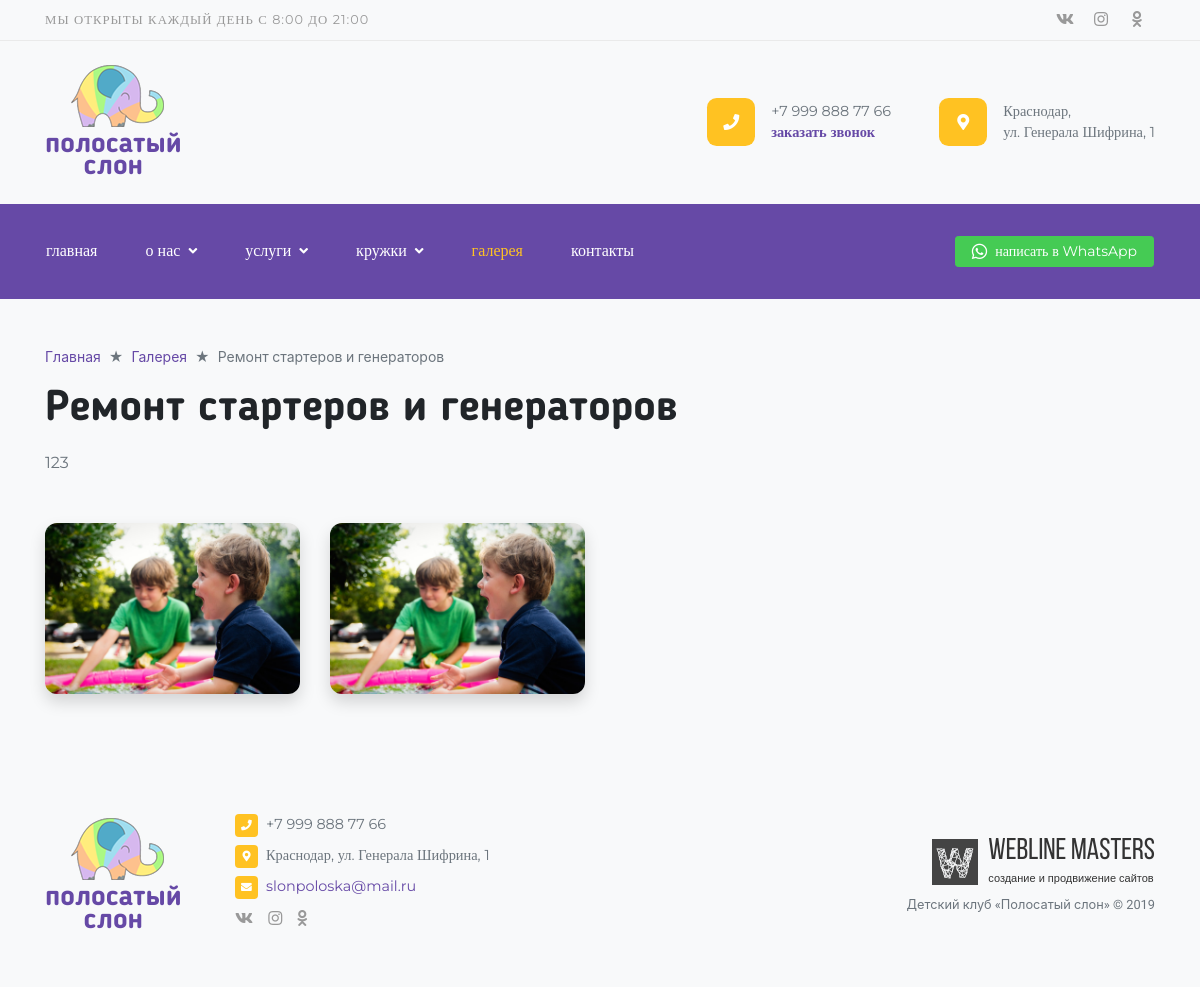
Screenshot of /gallery/album/remont-starterov-i-generatorov/ with the database file from the repository.
### contacts/models.py (models this page shows, shortened)
class Social(models.Model):
    name = models.CharField(max_length=250, verbose_name='Название социальной сети')
    short_name = models.CharField(max_length=250, verbose_name='Короткое название')
    link = models.URLField(max_length=250, verbose_name='Ссылка')
    class Meta:
        verbose_name = 'Социальная сеть'
        verbose_name_plural = 'Социальные сети'

class Phone(models.Model):
    phone = models.CharField(max_length=20, verbose_name='Телефон')
    class Meta:
        verbose_name = 'Телефон'
        verbose_name_plural = 'Телефоны'
    def __str__(self):
        return '%s' % self.phone

class Address(models.Model):
    address = models.CharField(max_length=250, verbose_name='Адрес')
    class Meta:
        verbose_name = 'Адрес'
        verbose_name_plural = 'Адреса'
    def __str__(self):
        return '%s' % self.address

class Email(models.Model):
    email = models.CharField(max_length=20, verbose_name='E-mail')
    class Meta:
        verbose_name = 'E-mail'
        verbose_name_plural = 'E-mails'
    def __str__(self):
        return '%s' % self.email

### gallery/models.py (models this page shows, shortened)
class Album(SEOOptimizable):
    title = models.CharField(max_length=250, unique=True, verbose_name='Название')
    def get_picture_url(self, filename):
        ext = filename.split('.')[-1]
        filename = '%s.%s' % (self.id, ext)
        return 'images/albums/%s' % filename
    image = models.ImageField(upload_to=get_picture_url, verbose_name='Изображение')
    text = models.TextField(verbose_name='Текст')
    date = models.DateField(default=date.today, verbose_name='Дата создания')
    slug = models.SlugField(max_length=250, verbose_name='Slug', unique=True)
    class Meta:
        verbose_name = 'Альбом'
        verbose_name_plural = 'Альбомы'

class ImageInAlbum(models.Model):
    album = models.ForeignKey(Album, on_delete=models.CASCADE, verbose_name='Альбом', related_name='images')
    def get_picture_url(self, filename):
        ext = filename.split('.')[-1]
        filename = '%s.%s' % (self.id, ext)
        return 'images/albums/%s/%s' % (self.album.id, filename)
    image = models.ImageField(upload_to=get_picture_url, verbose_name='Изображение')
    class Meta:
        verbose_name = 'Изображение'
        verbose_name_plural = 'Изображения'

### gallery/views.py (the view)
# urls.py: path('album/<album_slug>/', views.AlbumView.as_view(), name='album'),
class AlbumView(View):
    def get(self, request, album_slug):
        album = get_object_or_404(Album, slug=album_slug)
        page_number = request.GET.get('page', 1)
        is_paginated, page, next_url, prev_url = pagination(album.images.all(), page_number, 20)
        context = {
            'album': album,
            'is_paginated': is_paginated,
            'page_object': page,
            'next_url': next_url,
            'prev_url': prev_url,
        }
        return render(request, 'gallery/album.html', context)

### landing/context_processors.py (called while the page is built)
def context_info(request):
    phone = Phone.objects.first()
    messenger = Messenger.objects.first()
    address = Address.objects.first()
    email = Email.objects.first()
    socials = Social.objects.all()
    seo_titles = TitleTag.objects.all()
    callback_form = CallBackForm()
    categories = Category.objects.all()
    context = {
        'phone': phone,
        'address': address,
        'email': email,
        'messenger': messenger,
        'socials': socials,
        'seo_titles': seo_titles,
        'callback_form': callback_form,
        'categories': categories,
    }
    return context

### landing/pagination.py (called while the page is built)
def pagination(queryset, page_number, item_per_page):
    item_per_page = item_per_page
    paginator = Paginator(queryset, item_per_page)
    page = paginator.get_page(page_number)
    is_paginated = page.has_other_pages()
    if page.has_previous():
        prev_url = '?page=%s' % page.previous_page_number()
    else:
        prev_url = ''
    if page.has_next():
        next_url = '?page=%s' % page.next_page_number()
    else:
        next_url = ''
    return is_paginated, page, next_url, prev_url

### services/models.py (called while the page is built)
    def title(self):
        return '%s %s' % (self.title1, self.title2)

### templates/gallery/album.html (shortened to what this page needs)
{% extends 'base.html' %}
{% load imagefit %}
{% block content %}
<div class="container pb-4 pb-lg-5">
    <ol class="breadcrumb">
        <li class="breadcrumb-item"><a href="{% url 'index' %}">Главная</a></li>
        <li class="breadcrumb-item"><a href="{% url 'gallery' %}">Галерея</a></li>
        <li class="breadcrumb-item active">{{ album.title }}</li>
    </ol>
    <h1 class="mt-0 mb-lg-3 mb-2">{{ album.title }}</h1>
    <div class="row">
        <div class="col-xl-8 col-lg-10">
            <p class="mb-lg-5 mb-4 font-2 text-muted">{{ album.text }}</p>
        </div>
    </div>
    <div class="row">
        {% for image in page_object.object_list %}
            <div class="col-lg-3 col-sm-6">
                <a href="{{ image.image.url|resize:'big_image' }}" class="zoom-image mb-4 shadow">
                    <img src="{{ image.image.url|resize:'image' }}" class="w-100" alt="...">
                </a>
            </div>
        {% endfor %}
    </div>
</div>
{% endblock content %}

### templates/__header.html (shortened to what this page needs)
{% load static %}
{% load flatpages %}
{% get_flatpages as flatpages %}
<div class="bg-light border-bottom border-gray d-none d-lg-block top-bar">
    <div class="container d-flex justify-content-between align-items-center">
        <span class="small mr-auto text-gray text-uppercase font-2 letter-spacing">
            Мы открыты каждый день с 8:00 до 21:00
        </span>
        {% for social in socials %}
            <a href="{{ social.link }}" target="_blank" class="text-gray py-2  {{ social.short_name }}"><i class="fab fa-{{ social.name }}"></i></a>
        {% endfor %}
    </div>
</div>
<div class="bg-light py-4 d-none d-lg-block top-bar-2">
    <div class="container d-flex justify-content-between align-items-center">
        <div class="position-relative text-center logo mr-auto">
            <img src="{% static 'images/logo.png' %}" class="ml-2 mb-2">
            <a href="{% url 'index' %}" class="stretched-link text-lowercase d-block font-3 font-weight-bolder">полосатый<br>слон</a>
        </div>
        <div class="top-contact d-flex justify-content-between align-items-center mr-5">
            <span class="bg-warning text-center rounded-lg mr-3"><i class="fas fa-phone text-white"></i></span>
            <div>
                <p class="text-muted font-2 smaller m-0">{{ phone }}</p>
                <p class="font-2 smaller font-weight-bold m-0"><a href="#" data-toggle="modal" data-target="#CallBackModal">заказать звонок</a></p>
            </div>
        </div>
        <div class="top-contact d-flex justify-content-between align-items-center">
            <span class="bg-warning text-center rounded-lg mr-3"><i class="fas fa-map-marker-alt text-white"></i></span>
            <div>
                <p class="text-muted font-2 smaller m-0 w-10">{{ address|safe }}</p>
            </div>
        </div>
    </div>
</div>
<nav class="navbar navbar-expand-lg navbar-dark bg-primary sticky-top py-lg-4 mb-lg-5 mb-4 py-1">
    <div class="container px-3">
        <div class="collapse navbar-collapse">
            <ul class="navbar-nav mr-auto">
                <li class="nav-item">
                    <a class="nav-link text-lowercase font-2" href="{% url 'index' %}">главная</a>
                </li>
                <li class="nav-item dropdown">
                    <a class="nav-link text-lowercase dropdown-toggle font-2 {% if '/content-startpoint/' in request.path %}active{% endif %}
                                                                             {% for page in flatpages %} {% if page.url in request.path %}active{% endif %} {% endfor %}" href="{% url 'content_startpoint' %}">
                        о нас<i class="fas fa-angle-down fa-sm ml-2"></i>
                    </a>
                </li>
                <li class="nav-item dropdown">
                    <a class="nav-link text-lowercase dropdown-toggle font-2 {% if '/services/category/service/' in request.path %}active{% endif %}" href="{% url 'categories' service_type='service' %}">
                        услуги<i class="fas fa-angle-down fa-sm ml-2"></i>
                    </a>
                </li>
                <li class="nav-item dropdown">
                    <a class="nav-link text-lowercase dropdown-toggle font-2  {% if '/services/category/artclass/' in request.path %}active{% endif %}" href="{% url 'categories' service_type='artclass' %}">
                        кружки<i class="fas fa-angle-down fa-sm ml-2"></i>
                    </a>
                </li>
                <li class="nav-item">
                    <a class="nav-link text-lowercase font-2  {% if '/gallery/' in request.path %}active{% endif %}" href="{% url 'gallery' %}">галерея</a>
                </li>
                <li class="nav-item">
                    <a class="nav-link text-lowercase font-2  {% if '/contacts/' in request.path %}active{% endif %}" href="{% url 'contacts' %}">контакты</a>
                </li>
            </ul>
            <span class="navbar-text">
                <a href="https://wa.me/{{ messenger.number }}?text={{ messenger.text }}" target="_blank" class="btn btn-secondary btn-sm text-white font-2 small"><i class="fab fa-whatsapp align-middle mr-2" style="color: #fff; font-size: 1.1rem;"></i><span class="d-none d-xl-inline">написать в </span>WhatsApp</a>
            </span>
        </div>
    </div>
</nav>

### templates/__footer.html
{% load static %}
<footer class="footer bg-light py-4 py-lg-5">
    <div class="container">
        <div class="row d-flex align-items-center">
            <div class="col-lg-2">
                <div class="position-relative d-lg-inline-block d-none text-center logo">
                    <img src="{% static 'images/logo.png' %}" class="ml-2 mb-2">
                    <a href="{% url 'index' %}" class="stretched-link text-lowercase d-block font-3 font-weight-bolder">полосатый<br>слон</a>
                </div>
            </div>
            <div class="col-xl-7 col-lg-6 col-md-6">
                <ul class="list-unstyled">
                    <li class="smaller d-flex justify-content-start align-items-start">
                        <i class="fas fa-phone fa-xs fcm mr-2"></i>
                        <p class="m-0 font-2 text-muted">{{ phone }}</p>
                    </li>
                    <li class="smaller d-flex justify-content-start align-items-start">
                        <i class="fas fa-map-marker-alt fa-xs fcm mr-2"></i>
                        <p class="m-0 font-2 text-muted">{{ address|striptags }}</p>
                    </li>
                    <li class="smaller d-flex justify-content-start align-items-start">
                        <i class="fas fa-envelope fa-xs fcm mr-2"></i>
                        <p class="m-0 font-2 text-muted"><a href="mailto:{{ email }}">{{ email }}</a></p>
                    </li>
                    <li>
                        {% for social in socials %}
                            <a href="{{ social.link }}" target="_blank" class="text-gray {{ social.short_name }}"><i class="fab fa-{{ social.name }}"></i></a>
                        {% endfor %}
                    </li>
                </ul>
            </div>
            <div class="col-xl-3 col-lg-4 col-md-6">
                <a class="devlogo mb-1 mt-4 mt-md-0 ml-md-auto" href="http://wlms.info" target="_blank">
                    <img src="{% static 'images/devlogo.png' %}" alt="...">
                    <div class="devlogo-text">
                        <span>Webline Masters</span>
                        <span>создание и продвижение сайтов</span>
                    </div>
                </a>
                <p class="m-0 text-muted small text-md-right">Детский клуб «Полосатый слон» © 2019</p>
            </div>
        </div>
    </div>
</footer>

### dev_static/css/style.css (style rules this page uses)
html { position: relative; min-height: 100%; }
body { overflow-x: hidden; }
.footer { position: absolute; bottom: 0; width: 100%; }
.devlogo { display: table; }
.devlogo img, .devlogo-text { display: table-cell; vertical-align: top; }
.devlogo span { display: block; margin-left: 10px; font-family: "BebasNeueRegular", sans-serif; font-size: 30px; line-height: 26px; color: #333; -webkit-transition: all .1s ease-in-out; transition: all .1s ease-in-out; }
.devlogo span:last-child { font-size: 11px; font-family: "Arial", sans-serif; }
.dropdown-toggle > i { -webkit-transition: -webkit-transform .2s ease-in-out; transition: -webkit-transform .2s ease-in-out; transition: transform .2s ease-in-out; transition: transform .2s ease-in-out, -webkit-transform .2s ease-in-out; }
.zoom-image { display: block; position: relative; margin-bottom: 30px; overflow: hidden; }
.zoom-image:after { content: ''; position: absolute; top: 0; left: 0; bottom: 0; right: 0; background-image: url(../images/zoom-in.png); background-repeat: no-repeat; background-position: center; opacity: 0; -webkit-transition: opacity .1s ease-in-out; transition: opacity .1s ease-in-out; }
.vk, .inst, .odn { width: 36px; text-align: center; }
.logo a { font-size: 28px; line-height: 1.4rem; -webkit-transition: color .1s ease-in-out; transition: color .1s ease-in-out; }
.top-contact span { width: 48px; height: 48px; }
.top-contact span i { line-height: 48px; }

### rows the page displays
Phone: phone "+7 999 888 77 66"
Address: address "Краснодар, ул. Генерала Шифрина, 1"
Album: title "Ремонт стартеров и генераторов", text "123"
ImageInAlbum: image|resize (placeholder picture)
ImageInAlbum: image|resize (picture)
Email: email "slonpoloska@mail.ru"
